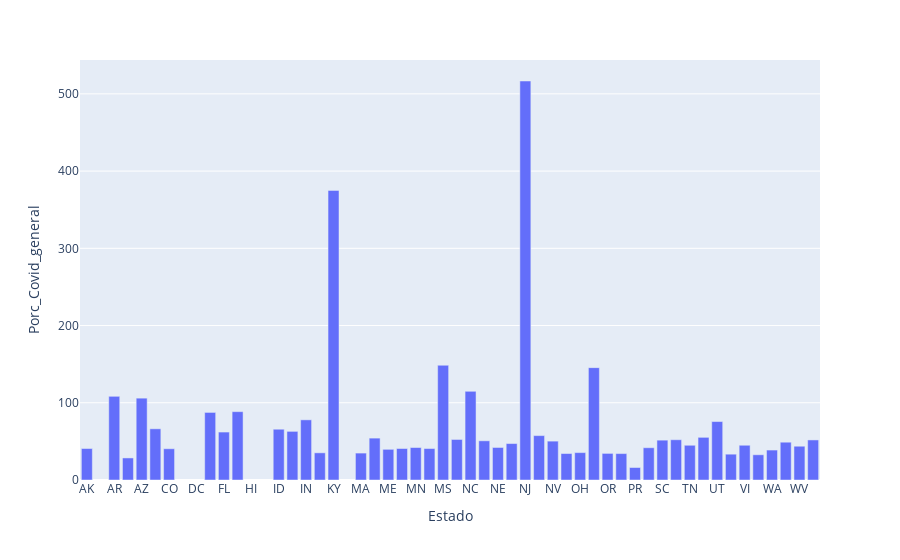

Notebook code for this chart:
### Code cell
figura5 = px.bar(df_UCI, x= 'Estado', y= 'Porc_Covid_general')
figura5.show()

### Figure 1 — Plotly figure (JSON) as saved in the notebook; plotly's stock layout.template omitted (floating-point values rounded to 4 significant figures)
{"data": [{"alignmentgroup": "True", "hovertemplate": "Estado=%{x}<br>Porc_Covid_general=%{y}<extra></extra>", "legendgroup": "", "marker": {"color": "#636efa", "pattern": {"shape": ""}}, "name": "", "offsetgroup": "", "orientation": "v", "showlegend": false, "textposition": "auto", "type": "bar", "x": ["AK", "AL", "AR", "AS", "AZ", "CA", "CO", "CT", "DC", "DE", "FL", "GA", "HI", "IA", "ID", "IL", "IN", "KS", "KY", "LA", "MA", "MD", "ME", "MI", "MN", "MO", "MS", "MT", "NC", "ND", "NE", "NH", "NJ", "NM", "NV", "NY", "OH", "OK", "OR", "PA", "PR", "RI", "SC", "SD", "TN", "TX", "UT", "VA", "VI", "VT", "WA", "WI", "WV", "WY"], "xaxis": "x", "y": [40.77, null, 108.4, 28.57, 106.0, 66.28, 40.47, null, null, 87.5, 62.07, 88.48, null, null, 65.74, 62.97, 77.91, 35.19, 375, null, 34.86, 54.24, 39.73, 40.77, 42.04, 40.73, 148.6, 52.5, 114.8, 50.75, 42.11, 47.19, 516.7, 57.48, 50.33, 34.28, 35.47, 145.5, 34.45, 34.22, 16.16, 41.79, 51.61, 52.13, 44.97, 55.24, 75.68, 33.44, 45, 32.65, 38.79, 48.95, 43.73, 51.88], "yaxis": "y"}], "layout": {"barmode": "relative", "legend": {"tracegroupgap": 0}, "margin": {"t": 60}, "xaxis": {"anchor": "y", "domain": [0, 1], "title": {"text": "Estado"}}, "yaxis": {"anchor": "x", "domain": [0, 1], "title": {"text": "Porc_Covid_general"}}}}
